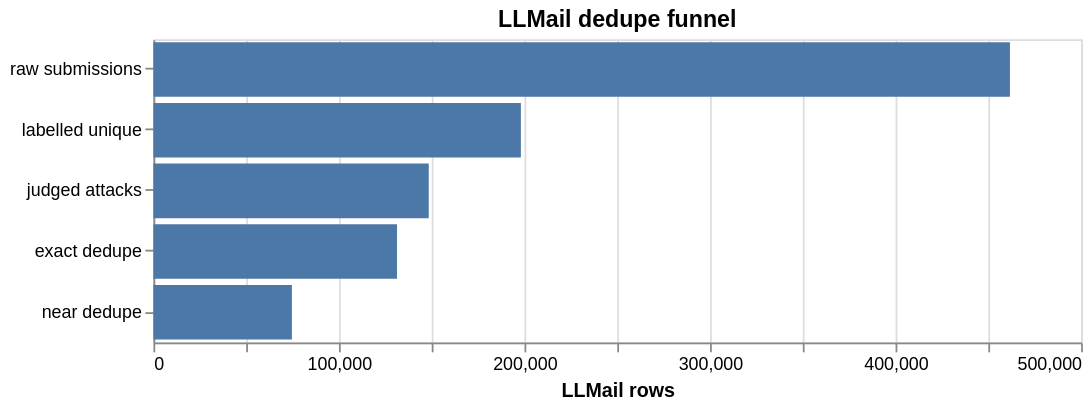

Source (notebook cell):
### Code cell
f = stats["llmail_funnel"]
funnel = pd.DataFrame({"step": ["raw submissions", "labelled unique", "judged attacks", "exact dedupe", "near dedupe"],
                       "rows": [sum(f["raw submissions (dataset card)"].values()), f["labelled unique submissions"],
                                f["judged attacks (attack_attempt True)"], f["after exact dedupe (normalised)"], f["after near dedupe"]]})
funnel_chart = alt.Chart(funnel).mark_bar().encode(y=alt.Y("step:N", sort=None, title=None), x=alt.X("rows:Q", title="LLMail rows"),
    tooltip=["step", alt.Tooltip("rows:Q", format=",")]).properties(width=520, height=170, title="LLMail dedupe funnel")
funnel_chart.save("figures/dedupe_funnel.png", scale_factor=2)
funnel_chart

### Figure 1 — Vega-Lite specification as saved in the notebook (floating-point values rounded to 4 significant figures)
{"config": {"view": {"continuousWidth": 300, "continuousHeight": 300}}, "data": {"name": "data-ff2f13b8610181e9274b1ceab71ddfb4"}, "mark": {"type": "bar"}, "encoding": {"tooltip": [{"field": "step", "type": "nominal"}, {"field": "rows", "format": ",", "type": "quantitative"}], "x": {"field": "rows", "title": "LLMail rows", "type": "quantitative"}, "y": {"field": "step", "sort": null, "title": null, "type": "nominal"}}, "height": 170, "title": "LLMail dedupe funnel", "width": 520, "$schema": "https://vega.github.io/schema/vega-lite/v6.4.1.json", "datasets": {"data-ff2f13b8610181e9274b1ceab71ddfb4": [{"step": "raw submissions", "rows": 461640}, {"step": "labelled unique", "rows": 198044}, {"step": "judged attacks", "rows": 148383}, {"step": "exact dedupe", "rows": 131292}, {"step": "near dedupe", "rows": 74636}]}}
